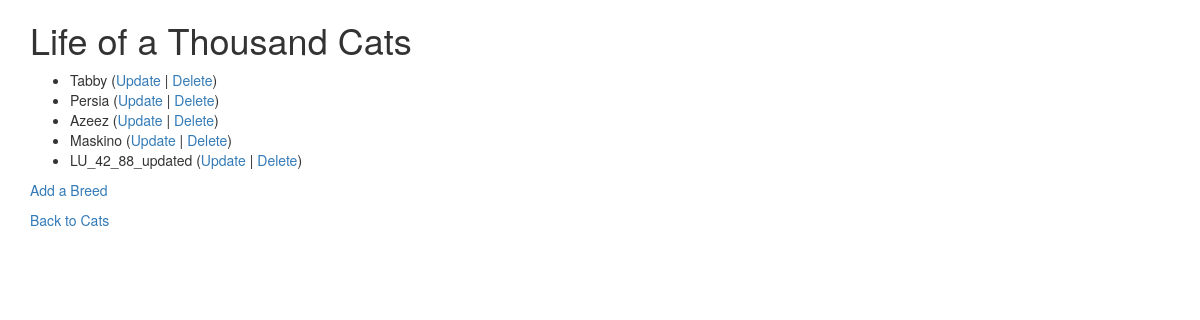
/cats/breed/view (signed in), run on the app's committed database.
### cats/models.py (models this page shows, shortened)
class Breed(models.Model):
    name = models.CharField(
            max_length=200,
            validators=[MinLengthValidator(2, "Breed must be greater than 1 character")]
    )

### cats/views.py (the view)
# urls.py: path("breed/view", views.ListBreed.as_view(), name="breed_list"),
class ListBreed(LoginRequiredMixin, ListView):
    model = Breed
    print(model.objects.all())

### cats/templates/cats/breed_list.html
{% extends "base_bootstrap.html" %}
{% block content %}
    <h1>Life of a Thousand Cats</h1>
    {% if object_list %}
    <ul>
        {% for breed in object_list %}
            <li>
                {{breed.name}}
                (<a href="{% url 'cats:breed_update' breed.id %}">Update</a> |
                <a href="{% url 'cats:breed_delete' breed.id %}">Delete</a>)
            </li>
        {% endfor %}
    </ul>
    {% else %}
    <p>There are no Breedsin the library.</p>
    {% endif %}
    <p><a href="{% url 'cats:breed_create' %}">Add a Breed</a></p>
    <p>
        <a href="{% url 'cats:index' %}">Back to Cats</a>
    </p>
{% endblock %}

### data on the page
Breed: name "Tabby"
Breed: name "Persia"
Breed: name "Azeez"
Breed: name "Maskino"
Breed: name "LU_42_88_updated"
